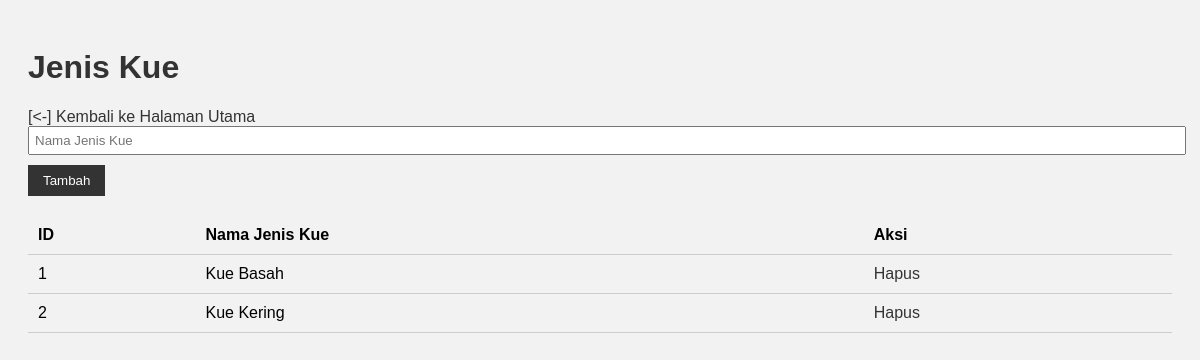
/jenis_kue.php, run on the app's committed database.
### tables this page shows
CREATE TABLE `jenis_kue` (
  `id` int(11) NOT NULL,
  `nama` varchar(40) NOT NULL
);

### jenis_kue.php (the view, shortened to what this page needs)
<?php
include 'koneksi.php';
$query = "SELECT * FROM jenis_kue";
$result = mysqli_query($koneksi, $query);
$jenis_kue = mysqli_fetch_all($result, MYSQLI_ASSOC);
?>
<!DOCTYPE html>
<html>
<head>
  <link rel="stylesheet" href="style.css">
</head>
<body>
  <h1>Jenis Kue</h1>
	<nav>
        <a href="index.php">[<-] Kembali ke Halaman Utama</a>
    </nav>
  <form action="" method="POST">
    <input type="text" name="nama_jenis" placeholder="Nama Jenis Kue" required>
    <button type="submit" name="add_jenis_kue">Tambah</button>
  </form>
  <table>
    <tr>
      <th>ID</th>
      <th>Nama Jenis Kue</th>
      <th>Aksi</th>
    </tr>
    <?php foreach ($jenis_kue as $jenis): ?>
      <tr>
        <td><?= $jenis['id']; ?></td>
        <td><?= $jenis['nama']; ?></td>
        <td>
          <a href="jenis_kue.php?delete_jenis_kue=<?= $jenis['id']; ?>" onclick="return confirm('Apakah Anda yakin ingin menghapus jenis kue ini?')">Hapus</a>
        </td>
      </tr>
    <?php endforeach; ?>
  </table>
</body>
</html>

### style.css (style rules this page uses)
body { font-family: Arial, sans-serif; background-color: #f2f2f2; padding: 20px; }
h1, h2 { color: #333; }
table { width: 100%; border-collapse: collapse; margin-bottom: 20px; }
table th, table td { padding: 10px; text-align: left; border-bottom: 1px solid #ccc; }
form { margin-bottom: 20px; }
input[type="text"], input[type="number"], select { padding: 5px; width: 100%; margin-bottom: 10px; }
button { padding: 8px 15px; background-color: #333; color: #fff; border: none; cursor: pointer; }
a { color: #333; text-decoration: none; }

### data on the page
jenis_kue: id "1", nama "Kue Basah"
jenis_kue: id "2", nama "Kue Kering"
